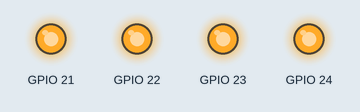
Bench run of a program on a simulated Raspberry Pi (BCM pin numbers). On the bench: output pins drawn as LEDs (lit = HIGH). At 0.0 s the program stops and its outputs stay as they are.

Above: at 0.1 s.
Timing chart, 0 to 1.5 s (numbered marks = the images above):
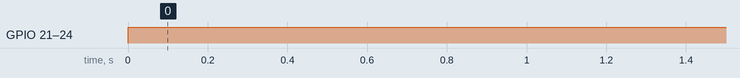

The program:

Turta4CHAllOn.py
```python
import RPi.GPIO as GPIO
GPIO.setmode(GPIO.BCM)
GPIO.setwarnings(False)
GPIO.setup(21,GPIO.OUT)
GPIO.setup(22,GPIO.OUT)
GPIO.setup(23,GPIO.OUT)
GPIO.setup(24,GPIO.OUT)
GPIO.output(21,GPIO.HIGH)
GPIO.output(22,GPIO.HIGH)
GPIO.output(23,GPIO.HIGH)
GPIO.output(24,GPIO.HIGH)
```

Measured:
- by itself, GPIO 21–24: LOW → HIGH at 0.00 s
